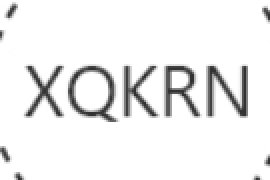
#> input picture sample6/Model/test/A1.png, 135 x 90 px (shown 2 times larger); its folder holds 4 pictures in this run
$ python rotation.py
#> lines starting #> are read from the running program, lines starting #| are printed output that depends on the picture
# -*- coding: utf-8 -*-
"""
Created on Tue Jan 21 10:53:31 2020

@author: Lycoris radiata
"""
import os
import cv2

def rotate(image, angle, center=None, scale=1.0):
    # 获取图像尺寸
    (h, w) = image.shape[:2]

    # 若未指定旋转中心，则将图像中心设为旋转中心
    if center is None:
        center = (w / 2, h / 2)

    # 执行旋转
    M = cv2.getRotationMatrix2D(center, angle, scale)
    rotated = cv2.warpAffine(image, M, (w, h), borderValue= (255,255,255))

    # 返回旋转后的图像
    return rotated
path = "test/"
imgs = os.listdir(path)
for i in imgs:
    img = cv2.imread( path + i, 0 )
#> img is the input picture: shape (90, 135); min 49, max 255, mean 238.9
#    img = cv2.adaptiveThreshold(img,125,cv2.ADAPTIVE_THRESH_GAUSSIAN_C,\
#            cv2.THRESH_BINARY,5,5)
    rotation = rotate(img, 30)
#> in rotate, `rotated = cv2.warpAffine(image, M, (w, h), borderValue= (255,255,255))`:
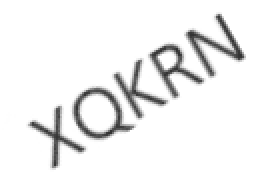
#> rotated: shape (90, 135) (shown 2 times larger); min 50, max 255, mean 240.3
    cv2.imwrite(path+ i, rotation)
#> pass 2 of the loop `for i in imgs:`:
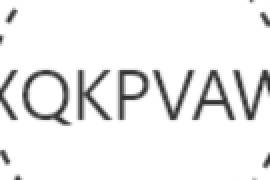
#> input picture sample6/Model/test/A3.png, 135 x 90 px (shown 2 times larger)
#> img is the input picture: shape (90, 135); min 49, max 255, mean 237
#> in rotate (call 2), `rotated = cv2.warpAffine(image, M, (w, h), borderValue= (255,255,255))`:
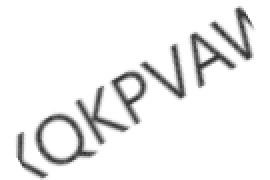
#> rotated: shape (90, 135) (shown 2 times larger); min 50, max 255, mean 238.4
#> pass 3 of the loop `for i in imgs:`:
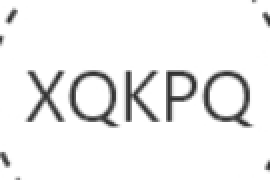
#> input picture sample6/Model/test/A4.png, 135 x 90 px (shown 2 times larger)
#> img is the input picture: shape (90, 135); min 49, max 255, mean 239.5
#> in rotate (call 3), `rotated = cv2.warpAffine(image, M, (w, h), borderValue= (255,255,255))`:
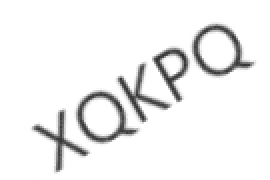
#> rotated: shape (90, 135) (shown 2 times larger); min 50, max 255, mean 240.7
#> the loop made 4 passes; the first 3 are shown
